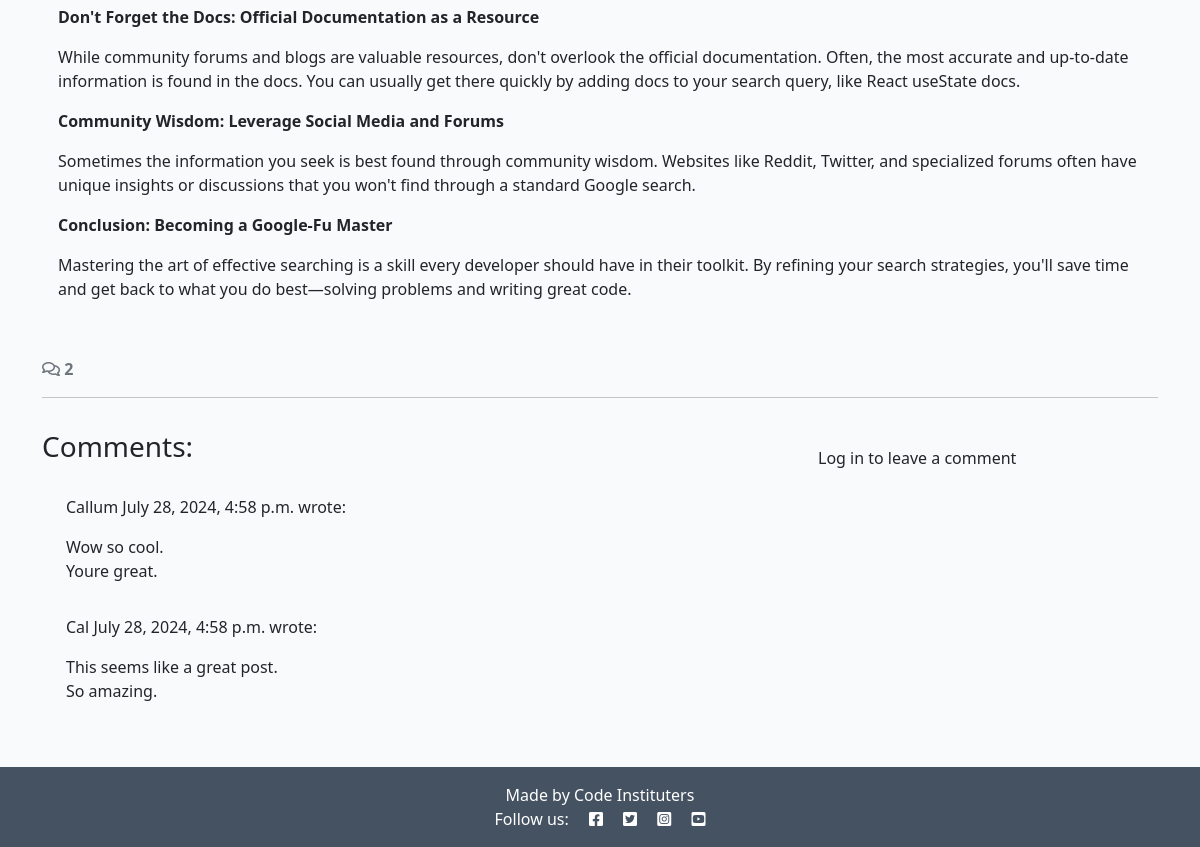
The page /google-fu-mastering-the-art-of-efficient-searching-for-developers/ (lower part) on the database as committed earlier.
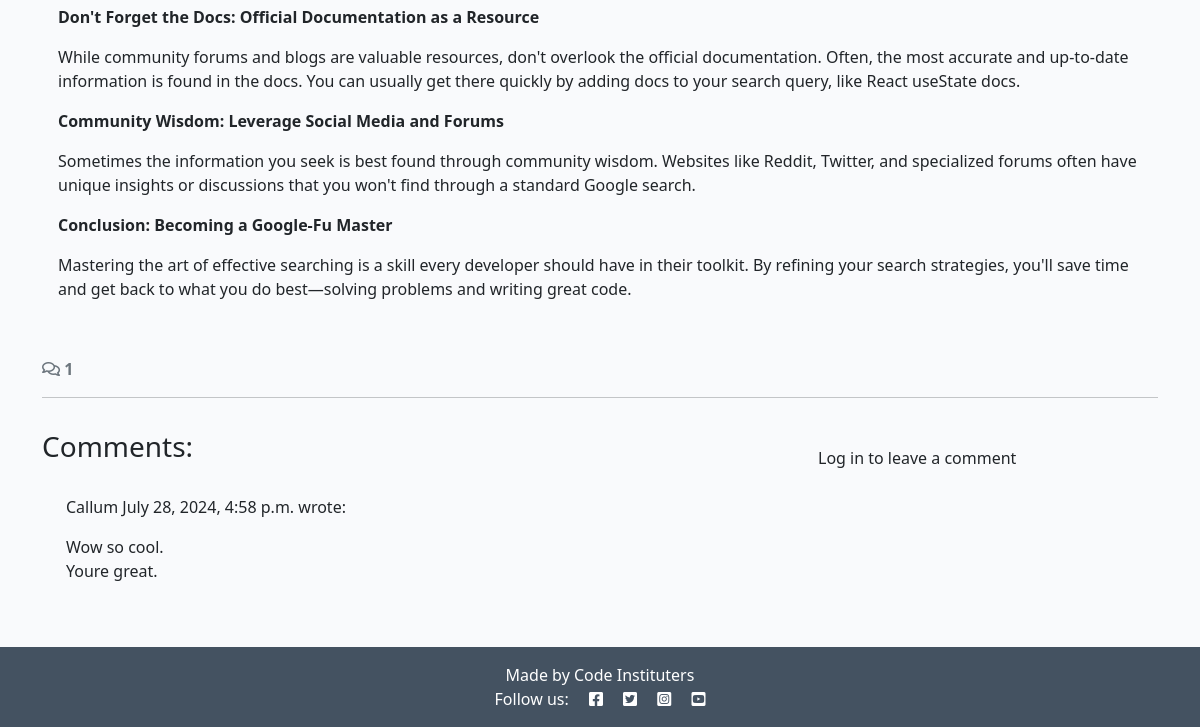
The same page on the database as committed later.
### blog/models.py (models this page shows, shortened)
class Comment(models.Model):
    post = models.ForeignKey(
        Post, on_delete=models.CASCADE, related_name="comments"
    )
    author = models.ForeignKey(
        User, on_delete=models.CASCADE, related_name="commenter"
    )
    body = models.TextField()
    approved = models.BooleanField(default=False)
    created_on = models.DateTimeField(auto_now_add=True)
    class Meta:
        ordering = ["created_on"]

### blog/views.py (the view, shortened to what this page needs)
# urls.py: path('<slug:slug>/', views.post_detail, name='post_detail'),
def post_detail(request, slug):
    queryset = Post.objects.filter(status=1)
    post = get_object_or_404(queryset, slug=slug)
    comments = post.comments.all().order_by("-created_on")
    comment_count = post.comments.filter(approved=True).count()
    comment_form = CommentForm()
    return render(
        request,
        "blog/post_detail.html",
        {
        "post": post,
        "comments": comments,
        "comment_count": comment_count,
        "comment_form": comment_form,
        },
    )

### blog/templates/blog/post_detail.html (shortened to what this page needs)
{% extends 'base.html' %} {% block content %}
{% load static %}
{% load crispy_forms_tags %}
<div class="container">
  <div class="row">
    <div class="col card mb-4  mt-3 left  top">
      <div class="card-body">
        <p class="card-text">
          {{ post.content | safe }}
        </p>
      </div>
    </div>
  </div>
  <div class="row">
    <div class="col-12">
      <strong class="text-secondary">
        <i class="far fa-comments"></i> {{ comment_count }}
      </strong>
    </div>
    <div class="col-12">
      <hr>
    </div>
  </div>
  <div class="row">
    <div class="col-md-8 card mb-4  mt-3 ">
      <h3>Comments:</h3>
      <div class="card-body">
        {% for comment in comments %}
        <div class="p-2 comments
          ">
          <p class="font-weight-bold">
            {{ comment.author }}
            <span class="font-weight-normal">
              {{ comment.created_on }}
            </span> wrote:
          </p>
          <div id="comment{{ comment.id }}">
            {{ comment.body | linebreaks }}
          </div>
        </div>
        {% endfor %}
      </div>
    </div>
    <div class="col-md-4 card mb-4 mt-3">
      <div class="card-body">
        {% if user.is_authenticated %}
        <h3>Leave a comment:</h3>
        <p>Posting as: {{ user.username }}</p>
        <form id="commentForm" method="post" style="margin-top: 1.3em;">
          {{ comment_form | crispy }}
          {% csrf_token %}
          <button id="submitButton" type="submit" class="btn btn-signup btn-lg">Submit</button>
        </form>
        {% else %}
        <p>Log in to leave a comment</p>
        {% endif %}
      </div>
    </div>
  </div>
</div>
{% endblock content %}

Rows that differ between the two databases and show on the page:
no longer on this page (row edited): Comment: author "Cal", created_on "July 28, 2024, 4:58 p.m.", body "This seems like a great post. So amazing."
Other text that changed with them:
{{ comment_count }}: "2" → "1"
